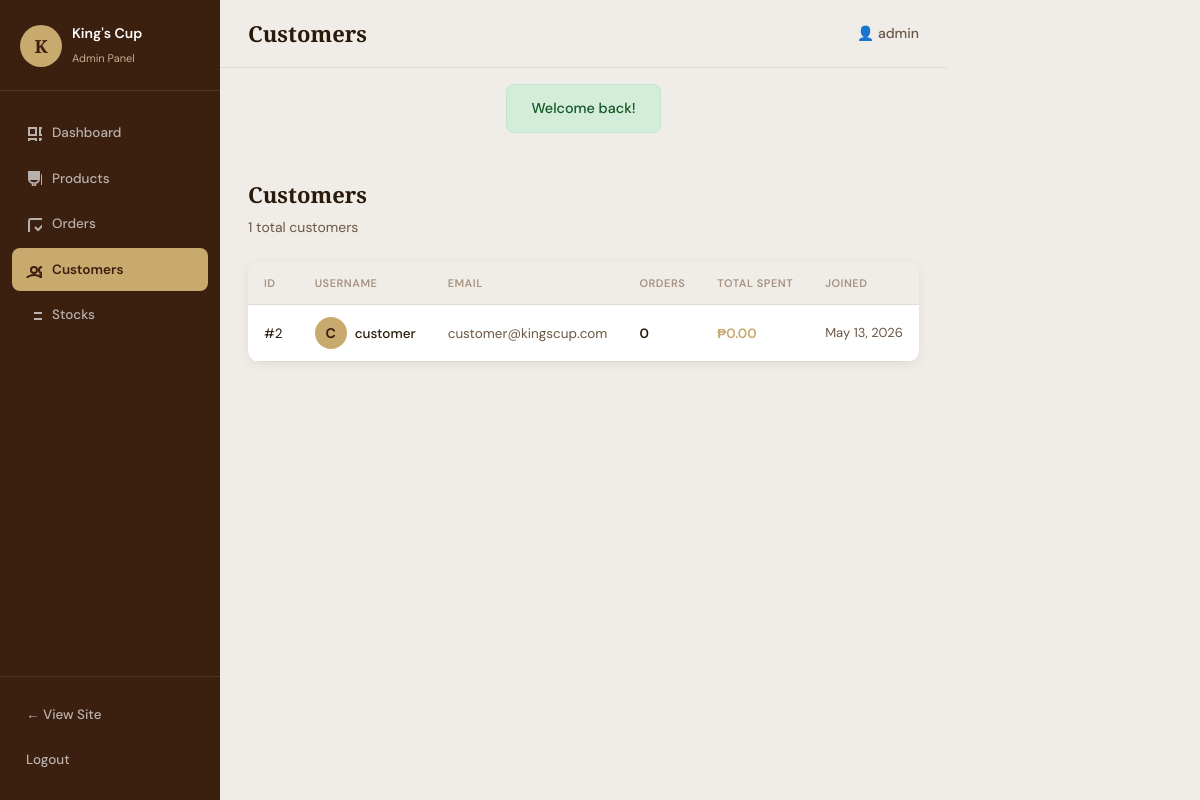
The page /admin/customers.php (signed in) on the database its author committed.
### tables this page shows
CREATE TABLE users (
    id INT AUTO_INCREMENT PRIMARY KEY,
    username VARCHAR(60) NOT NULL UNIQUE,
    email VARCHAR(100) NOT NULL UNIQUE,
    password_hash VARCHAR(255) NOT NULL,
    role ENUM('customer', 'admin') DEFAULT 'customer',
    reset_token VARCHAR(255) DEFAULT NULL,
    reset_token_expires DATETIME DEFAULT NULL,
    created_at TIMESTAMP DEFAULT CURRENT_TIMESTAMP,
    updated_at TIMESTAMP DEFAULT CURRENT_TIMESTAMP ON UPDATE CURRENT_TIMESTAMP
);

### includes/config.php (called while the page is built, shortened)
<?php
function get_db(): PDO {
    static $pdo = null;
    if ($pdo === null) {
        $dsn = sprintf('mysql:host=%s;dbname=%s;charset=%s;port=3306', DB_HOST, DB_NAME, DB_CHARSET);
        $options = [
            PDO::ATTR_ERRMODE            => PDO::ERRMODE_EXCEPTION,
            PDO::ATTR_DEFAULT_FETCH_MODE => PDO::FETCH_ASSOC,
            PDO::ATTR_EMULATE_PREPARES   => false,
            PDO::ATTR_TIMEOUT            => 5,
        ];
        try {
            $pdo = new PDO($dsn, DB_USER, DB_PASS, $options);
        } catch (PDOException $e) {
            if (APP_ENV === 'development') {
                die('
                <div style="background:#FEE2E2; color:#991B1B; padding:20px; margin:20px; border-radius:8px; font-family:sans-serif;">
                    <h2>❌ Database Connection Failed</h2>
                    <p><strong>Error:</strong> ' . htmlspecialchars($e->getMessage()) . '</p>
                    <p><strong>Please check:</strong></p>
                    <ol>
                        <li>Is MySQL running in XAMPP Control Panel?</li>
                        <li>Did you create the database "kingscup_db"?</li>
                        <li>Did you import database.sql into phpMyAdmin?</li>
                    </ol>
                    <p><strong>Quick Fix:</strong></p>
                    <ol>
                        <li>Open XAMPP Control Panel</li>
                        <li>Click <strong>Start</strong> next to MySQL</li>
                        <li>Open http://localhost/phpmyadmin</li>
                        <li>Create database: <strong>kingscup_db</strong></li>
                        <li>Import the <strong>database.sql</strong> file</li>
                    </ol>
                </div>
                ');
            } else {
                die('A database error occurred. Please try again later.');
            }
        }
    }
    return $pdo;
}

### includes/database.php (called while the page is built, shortened)
<?php
require_once __DIR__ . '/config.php';
function db_query(string $sql, array $params = []): PDOStatement {
    $stmt = get_db()->prepare($sql);
    $stmt->execute($params);
    return $stmt;
}
function db_fetch(string $sql, array $params = []): ?array {
    $row = db_query($sql, $params)->fetch();
    return $row ?: null;
}
function db_fetch_all(string $sql, array $params = []): array {
    return db_query($sql, $params)->fetchAll();
}

### admin/customers.php (the view)
<?php
require_once __DIR__ . '/../includes/functions.php';
require_admin();
$page_title = 'Customers';
$customers = db_fetch_all(
    "SELECT u.*,
            (SELECT COUNT(*) FROM orders WHERE user_id = u.id) AS order_count,
            (SELECT COALESCE(SUM(total), 0) FROM orders WHERE user_id = u.id AND payment_status = 'Paid') AS total_spent
     FROM users u
     WHERE u.role = 'customer'
     ORDER BY u.created_at DESC"
);
require_once __DIR__ . '/../includes/admin_header.php';
?>
<div style="margin-bottom: 24px;">
    <h2 style="font-family: 'Playfair Display', serif; font-size: 22px; color: #2A1A0A;">Customers</h2>
    <p style="color: #6B5744; font-size: 14px; margin-top: 4px;">
        <?= count($customers) ?> total customers
    </p>
</div>
<div style="background: #fff; border-radius: 12px; box-shadow: 0 2px 12px rgba(60,30,10,.08); overflow: hidden;">
    <table style="width: 100%; border-collapse: collapse;">
        <thead>
            <tr>
                <th style="text-align: left; padding: 12px 16px; font-size: 11px; text-transform: uppercase; color: #A89282; background: #F0EDE8;">ID</th>
                <th style="text-align: left; padding: 12px 16px; font-size: 11px; text-transform: uppercase; color: #A89282; background: #F0EDE8;">Username</th>
                <th style="text-align: left; padding: 12px 16px; font-size: 11px; text-transform: uppercase; color: #A89282; background: #F0EDE8;">Email</th>
                <th style="text-align: left; padding: 12px 16px; font-size: 11px; text-transform: uppercase; color: #A89282; background: #F0EDE8;">Orders</th>
                <th style="text-align: left; padding: 12px 16px; font-size: 11px; text-transform: uppercase; color: #A89282; background: #F0EDE8;">Total Spent</th>
                <th style="text-align: left; padding: 12px 16px; font-size: 11px; text-transform: uppercase; color: #A89282; background: #F0EDE8;">Joined</th>
            </tr>
        </thead>
        <tbody>
            <?php if (empty($customers)): ?>
                <tr>
                    <td colspan="6" style="padding: 40px; text-align: center; color: #A89282;">No customers found.</td>
                </tr>
            <?php else: ?>
                <?php foreach ($customers as $c): ?>
                <tr style="border-bottom: 1px solid #E2D9CF;">
                    <td style="padding: 12px 16px;">#<?= $c['id'] ?></td>
                    <td style="padding: 12px 16px; font-weight: 500;">
                        <div style="display: flex; align-items: center; gap: 8px;">
                            <div style="width: 32px; height: 32px; background: #C8A96E; border-radius: 50%;
                                        display: flex; align-items: center; justify-content: center;
                                        color: #3B1F0F; font-weight: 700; font-size: 14px;">
                                <?= strtoupper(substr($c['username'], 0, 1)) ?>
                            </div>
                            <?= h($c['username']) ?>
                        </div>
                    </td>
                    <td style="padding: 12px 16px; color: #6B5744;"><?= h($c['email']) ?></td>
                    <td style="padding: 12px 16px; font-weight: 600;"><?= $c['order_count'] ?></td>
                    <td style="padding: 12px 16px; font-weight: 600; color: #C8A96E;">₱<?= number_format($c['total_spent'], 2) ?></td>
                    <td style="padding: 12px 16px; color: #6B5744; font-size: 13px;">
                        <?= date('M d, Y', strtotime($c['created_at'])) ?>
                    </td>
                </tr>
                <?php endforeach; ?>
            <?php endif; ?>
        </tbody>
    </table>
</div>
<?php require_once __DIR__ . '/../includes/admin_footer.php'; ?>

### includes/admin_header.php (shortened to what this page needs)
<?php
require_once __DIR__ . '/functions.php';
$admin_page = basename($_SERVER['PHP_SELF'], '.php');
?>
<!DOCTYPE html>
<html lang="en">
<head>
    <link rel="stylesheet" href="<?= ASSETS_URL ?>/css/style.css">
    <link rel="stylesheet" href="<?= ASSETS_URL ?>/css/admin.css">
</head>
<body class="admin-body">
<div class="admin-layout">
    <aside class="admin-sidebar" id="admin-sidebar">
        <div class="sidebar-brand">
            <div class="sidebar-logo">K</div>
            <div class="sidebar-brand-text">
                <strong>King's Cup</strong>
                <span>Admin Panel</span>
            </div>
        </div>
        <nav class="sidebar-nav">
            <a href="<?= APP_URL ?>/admin/dashboard.php" class="nav-item <?= $admin_page === 'dashboard' ? 'active' : '' ?>">
                <svg width="16" height="16" fill="none" stroke="currentColor" stroke-width="2"><rect x="3" y="3" width="7" height="7"/><rect x="14" y="3" width="7" height="7"/><rect x="3" y="14" width="7" height="7"/><rect x="14" y="14" width="7" height="7"/></svg>
                Dashboard
            </a>
            <a href="<?= APP_URL ?>/admin/products.php" class="nav-item <?= $admin_page === 'products' ? 'active' : '' ?>">
                <svg width="16" height="16" fill="none" stroke="currentColor" stroke-width="2"><path d="M11 9H9V2H7v7H5V2H3v7c0 2.12 1.66 3.84 3.75 3.97V22h2.5v-9.03C11.34 12.84 13 11.12 13 9V2h-2v7zm5-3v8h2.5v8H21V2c-2.76 0-5 2.24-5 4z"/></svg>
                Products
            </a>
            <a href="<?= APP_URL ?>/admin/orders.php" class="nav-item <?= $admin_page === 'orders' ? 'active' : '' ?>">
                <svg width="16" height="16" fill="none" stroke="currentColor" stroke-width="2"><polyline points="9 11 12 14 22 4"/><path d="M21 12v7a2 2 0 01-2 2H5a2 2 0 01-2-2V5a2 2 0 012-2h11"/></svg>
                Orders
            </a>
            <a href="<?= APP_URL ?>/admin/customers.php" class="nav-item <?= $admin_page === 'customers' ? 'active' : '' ?>">
                Customers
            </a>
            <a href="<?= APP_URL ?>/admin/stocks.php" class="nav-item <?= $admin_page === 'stocks' ? 'active' : '' ?>">
                <svg width="16" height="16" fill="none" stroke="currentColor" stroke-width="2"><line x1="8" y1="6" x2="21" y2="6"/><line x1="8" y1="12" x2="21" y2="12"/><line x1="8" y1="18" x2="21" y2="18"/></svg>
                Stocks
            </a>
        </nav>
        <div class="sidebar-footer">
            <a href="<?= APP_URL ?>/customer/index.php" class="nav-item">← View Site</a>
            <a href="<?= APP_URL ?>/customer/logout.php" class="nav-item">Logout</a>
        </div>
    </aside>
    <div class="admin-main">
        <header class="admin-topbar">
            <h1 class="topbar-title"><?= h($page_title ?? 'Dashboard') ?></h1>
            <div class="topbar-user">👤 <?= h(current_user()['username'] ?? 'Admin') ?></div>
        </header>
        <?= render_flash() ?>
        <div class="admin-content">

### assets/css/style.css (style rules this page uses)
:root { --brown-dark: #3B1F0F; --brown-mid: #5C2E0E; --gold: #C8A96E; --gold-light: #E8D5B0; --cream: #F5EFE6; --cream-dark: #EDE3D3; --white: #FFFFFF; --text-dark: #2C1A0E; --text-mid: #5A4030; --text-light: #8A6A50; --font-display: 'Playfair Display', Georgia, serif; --font-body: 'DM Sans', sans-serif; --radius: 12px; --shadow: 0 4px 24px rgba(59,31,14,0.12); --transition: 0.25s ease; }
*, *::before, *::after { box-sizing: border-box; margin: 0; padding: 0; }
html { scroll-behavior: smooth; }
body { font-family: var(--font-body); background: var(--cream); color: var(--text-dark); line-height: 1.6; min-height: 100vh; }
a { text-decoration: none; color: inherit; }

### assets/css/admin.css (style rules this page uses)
:root { --sidebar-bg: #3B1F0F; --sidebar-w: 220px; --accent: #C8A96E; --accent-dark: #A8843E; --accent-light: #F0E0C0; --body-bg: #F0EDE8; --surface: #FFFFFF; --text-dark: #2A1A0A; --text-mid: #6B5744; --text-light: #A89282; --border: #E2D9CF; --red: #E74C3C; --green: #2ECC71; --blue: #3B82F6; --radius: 12px; --shadow: 0 2px 12px rgba(60,30,10,.08); }
.admin-body { background: var(--body-bg); min-height: 100vh; display: flex; }
.admin-sidebar { width: var(--sidebar-w); background: var(--sidebar-bg); min-height: 100vh; display: flex; flex-direction: column; position: fixed; top: 0; left: 0; bottom: 0; z-index: 100; }
.sidebar-brand { display: flex; align-items: center; gap: 10px; padding: 22px 20px 20px; border-bottom: 1px solid rgba(255,255,255,.1); }
.sidebar-logo { width: 42px; height: 42px; background: var(--accent); border-radius: 50%; display: flex; align-items: center; justify-content: center; font-family: 'Playfair Display', serif; font-size: 18px; color: var(--sidebar-bg); font-weight: 700; flex-shrink: 0; }
.sidebar-brand-text strong { display: block; color: #fff; font-size: 14px; font-weight: 600; }
.sidebar-brand-text span { font-size: 11px; color: var(--accent-light); opacity: .75; }
.sidebar-nav { padding: 20px 12px; flex: 1; }
.nav-item { display: flex; align-items: center; gap: 10px; padding: 11px 14px; border-radius: 8px; color: rgba(255,255,255,.65); font-size: 13.5px; font-weight: 500; text-decoration: none; margin-bottom: 2px; transition: background .18s, color .18s; }
.nav-item.active { background: var(--accent); color: var(--sidebar-bg); font-weight: 600; }
.sidebar-footer { padding: 16px 12px; border-top: 1px solid rgba(255,255,255,.1); }
.admin-main { margin-left: var(--sidebar-w); flex: 1; display: flex; flex-direction: column; min-height: 100vh; }
.admin-topbar { background: var(--body-bg); padding: 16px 28px; display: flex; align-items: center; gap: 20px; position: sticky; top: 0; z-index: 50; border-bottom: 1px solid var(--border); }
.topbar-title { font-family: 'Playfair Display', serif; font-size: 22px; color: var(--text-dark); flex: 1; }
.topbar-user { font-size: 14px; color: var(--text-mid); font-weight: 500; }
.admin-content { padding: 28px; flex: 1; }
table { width: 100%; border-collapse: collapse; }
thead th { font-size: 11.5px; font-weight: 600; text-transform: uppercase; letter-spacing: .5px; color: var(--text-light); padding: 10px 16px; background: var(--body-bg); text-align: left; border-bottom: 1px solid var(--border); }
tbody tr { border-bottom: 1px solid var(--border); transition: background .15s; }
tbody td { padding: 12px 16px; font-size: 13.5px; color: var(--text-dark); }

### rows shown on the page
users: username "admin"
users: id "2", username "C", username "customer", email "customer@kingscup.com", order_count "0", total_spent "0.00", created_at "May 13, 2026"

### other values the page prints
$page_title "Customers"
$f['msg'] "Welcome back!"
count($customers) "1"
